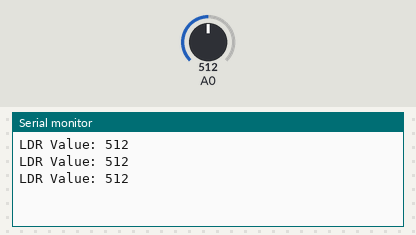
A sketch run on a simulated ESP8266 (NodeMCU). On the bench: the last lines printed to the serial monitor. The inputs (shaded band) are chosen by the test bench; at power-on: A0 = 512.

Above: at 1.3 s.
1.4 s: A0 set to 716
At 1.8 s:
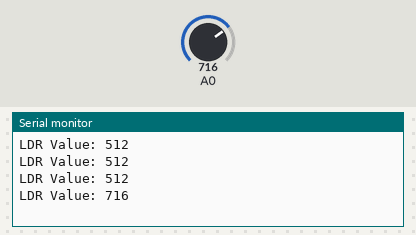
2.9 s: A0 set to 900
At 3.4 s:
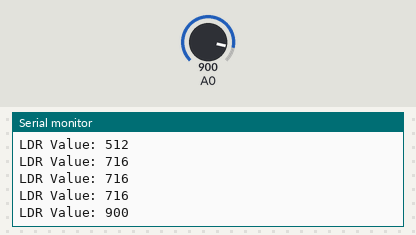
Timing chart, 0 to 5.9 s (numbered marks = the images above; inputs shaded):
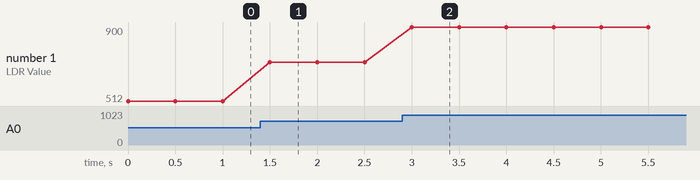

Measured:
- after the input at 1.4 s, the serial monitor: prints a new line after 0.10 s (image 1)
- after the input at 2.9 s, the serial monitor: prints a new line after 0.10 s (image 2)
- plotted number 1: 512 → 716 after the input at 1.4 s, 716 → 900 after the input at 2.9 s

The sketch:

Rain_Sensor_Interfacing.ino
```cpp
const int ldrPin = D1;
int ldrValue = 0;

void setup() {
  Serial.begin(115200);
}

void loop() {
  ldrValue = analogRead(ldrPin);

  // Print the LDR value
  Serial.print("LDR Value: ");
  Serial.println(ldrValue);

  delay(500);
}
```
